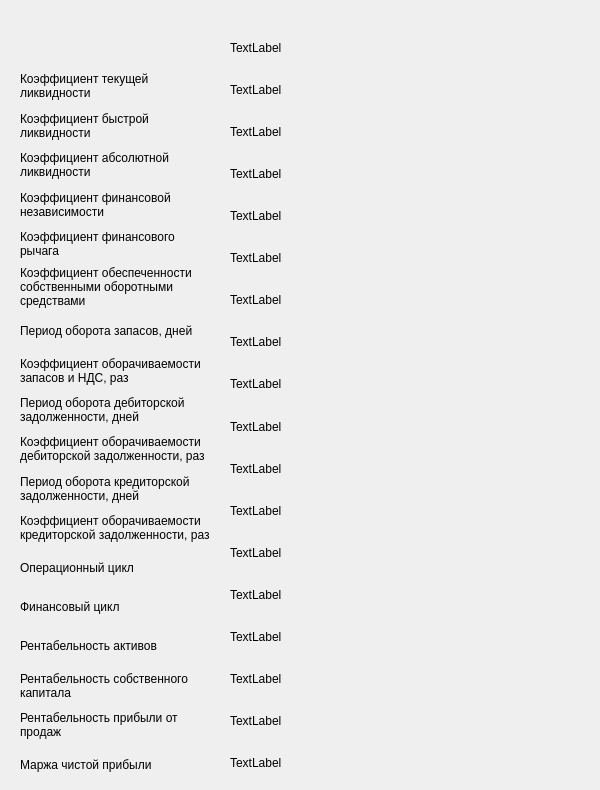
    <widget class="QWidget" name="page_3">
     <widget class="QWidget" name="verticalLayoutWidget_7">
      <property name="geometry">
       <rect>
        <x>20</x>
        <y>30</y>
        <width>191</width>
        <height>751</height>
       </rect>
      </property>
      <layout class="QVBoxLayout" name="verticalLayout_7">
       <item>
        <widget class="QLabel" name="label_44">
         <property name="text">
          <string/>
         </property>
        </widget>
       </item>
       <item>
        <widget class="QLabel" name="label_24">
         <property name="text">
          <string>Коэффициент текущей ликвидности</string>
         </property>
         <property name="scaledContents">
          <bool>false</bool>
         </property>
         <property name="wordWrap">
          <bool>true</bool>
         </property>
        </widget>
       </item>
       <item>
        <widget class="QLabel" name="label_25">
         <property name="text">
          <string>Коэффициент быстрой ликвидности</string>
         </property>
         <property name="wordWrap">
          <bool>true</bool>
         </property>
        </widget>
       </item>
       <item>
        <widget class="QLabel" name="label_45">
         <property name="text">
          <string>Коэффициент абсолютной ликвидности</string>
         </property>
         <property name="wordWrap">
          <bool>true</bool>
         </property>
        </widget>
       </item>
       <item>
        <widget class="QLabel" name="label_46">
         <property name="text">
          <string>Коэффициент финансовой независимости</string>
         </property>
         <property name="wordWrap">
          <bool>true</bool>
         </property>
        </widget>
       </item>
       <item>
        <widget class="QLabel" name="label_48">
         <property name="text">
          <string>Коэффициент финансового рычага</string>
         </property>
         <property name="wordWrap">
          <bool>true</bool>
         </property>
        </widget>
       </item>
       <item>
        <widget class="QLabel" name="label_49">
         <property name="text">
          <string>Коэффициент обеспеченности собственными оборотными средствами</string>
         </property>
         <property name="wordWrap">
          <bool>true</bool>
         </property>
        </widget>
       </item>
       <item>
        <widget class="QLabel" name="label_60">
         <property name="text">
          <string>Период оборота запасов, дней</string>
         </property>
         <property name="wordWrap">
          <bool>true</bool>
         </property>
        </widget>
       </item>
       <item>
        <widget class="QLabel" name="label_61">
         <property name="text">
          <string>Коэффициент оборачиваемости запасов и НДС, раз</string>
         </property>
         <property name="wordWrap">
          <bool>true</bool>
         </property>
        </widget>
       </item>
       <item>
        <widget class="QLabel" name="label_62">
         <property name="text">
          <string>Период оборота дебиторской задолженности, дней</string>
         </property>
         <property name="wordWrap">
          <bool>true</bool>
         </property>
        </widget>
       </item>
       <item>
        <widget class="QLabel" name="label_26">
         <property name="text">
          <string>Коэффициент оборачиваемости дебиторской задолженности, раз</string>
         </property>
         <property name="wordWrap">
          <bool>true</bool>
         </property>
        </widget>
       </item>
       <item>
        <widget class="QLabel" name="label_27">
         <property name="text">
          <string>Период оборота кредиторской задолженности, дней</string>
         </property>
         <property name="wordWrap">
          <bool>true</bool>
         </property>
        </widget>
       </item>
       <item>
        <widget class="QLabel" name="label_50">
         <property name="text">
          <string>Коэффициент оборачиваемости кредиторской задолженности, раз</string>
         </property>
         <property name="wordWrap">
          <bool>true</bool>
         </property>
        </widget>
       </item>
       <item>
        <widget class="QLabel" name="label_51">
         <property name="text">
          <string>Операционный цикл </string>
         </property>
         <property name="wordWrap">
          <bool>true</bool>
         </property>
        </widget>
       </item>
       <item>
        <widget class="QLabel" name="label_63">
         <property name="text">
          <string>Финансовый цикл</string>
         </property>
         <property name="wordWrap">
          <bool>true</bool>
         </property>
        </widget>
       </item>
       <item>
        <widget class="QLabel" name="label_64">
         <property name="text">
          <string>Рентабельность активов</string>
         </property>
         <property name="wordWrap">
          <bool>true</bool>
         </property>
        </widget>
       </item>
       <item>
        <widget class="QLabel" name="label_65">
         <property name="text">
          <string>Рентабельность собственного капитала</string>
         </property>
         <property name="wordWrap">
          <bool>true</bool>
         </property>
        </widget>
       </item>
       <item>
        <widget class="QLabel" name="label_66">
         <property name="text">
          <string>Рентабельность прибыли от продаж</string>
         </property>
         <property name="wordWrap">
          <bool>true</bool>
         </property>
        </widget>
       </item>
       <item>
        <widget class="QLabel" name="label_67">
         <property name="text">
          <string>Маржа чистой прибыли</string>
         </property>
         <property name="wordWrap">
          <bool>true</bool>
         </property>
        </widget>
       </item>
      </layout>
     </widget>
     <widget class="QWidget" name="verticalLayoutWidget_8">
      <property name="geometry">
       <rect>
        <x>230</x>
        <y>30</y>
        <width>361</width>
        <height>751</height>
       </rect>
      </property>
      <layout class="QVBoxLayout" name="verticalLayout_8">
       <item>
        <widget class="QLabel" name="label_69">
         <property name="text">
          <string>TextLabel</string>
         </property>
        </widget>
       </item>
       <item>
        <widget class="QLabel" name="label_87">
         <property name="text">
          <string>TextLabel</string>
         </property>
        </widget>
       </item>
       <item>
        <widget class="QLabel" name="label_88">
         <property name="text">
          <string>TextLabel</string>
         </property>
        </widget>
       </item>
       <item>
        <widget class="QLabel" name="label_89">
         <property name="text">
          <string>TextLabel</string>
         </property>
        </widget>
       </item>
       <item>
        <widget class="QLabel" name="label_93">
         <property name="text">
          <string>TextLabel</string>
         </property>
        </widget>
       </item>
       <item>
        <widget class="QLabel" name="label_92">
         <property name="text">
          <string>TextLabel</string>
         </property>
        </widget>
       </item>
       <item>
        <widget class="QLabel" name="label_81">
         <property name="text">
          <string>TextLabel</string>
         </property>
        </widget>
       </item>
       <item>
        <widget class="QLabel" name="label_91">
         <property name="text">
          <string>TextLabel</string>
         </property>
        </widget>
       </item>
       <item>
        <widget class="QLabel" name="label_85">
         <property name="text">
          <string>TextLabel</string>
         </property>
        </widget>
       </item>
       <item>
        <widget class="QLabel" name="label_90">
         <property name="text">
          <string>TextLabel</string>
         </property>
        </widget>
       </item>
       <item>
        <widget class="QLabel" name="label_86">
         <property name="text">
          <string>TextLabel</string>
         </property>
        </widget>
       </item>
       <item>
        <widget class="QLabel" name="label_83">
         <property name="text">
          <string>TextLabel</string>
         </property>
        </widget>
       </item>
       <item>
        <widget class="QLabel" name="label_79">
         <property name="text">
          <string>TextLabel</string>
         </property>
        </widget>
       </item>
       <item>
        <widget class="QLabel" name="label_77">
         <property name="text">
          <string>TextLabel</string>
         </property>
        </widget>
       </item>
       <item>
        <widget class="QLabel" name="label_75">
         <property name="text">
          <string>TextLabel</string>
         </property>
        </widget>
       </item>
       <item>
        <widget class="QLabel" name="label_71">
         <property name="text">
          <string>TextLabel</string>
         </property>
        </widget>
       </item>
       <item>
        <widget class="QLabel" name="label_70">
         <property name="text">
          <string>TextLabel</string>
         </property>
        </widget>
       </item>
       <item>
        <widget class="QLabel" name="label_68">
         <property name="text">
          <string>TextLabel</string>
         </property>
        </widget>
       </item>
      </layout>
     </widget>
    </widget>
